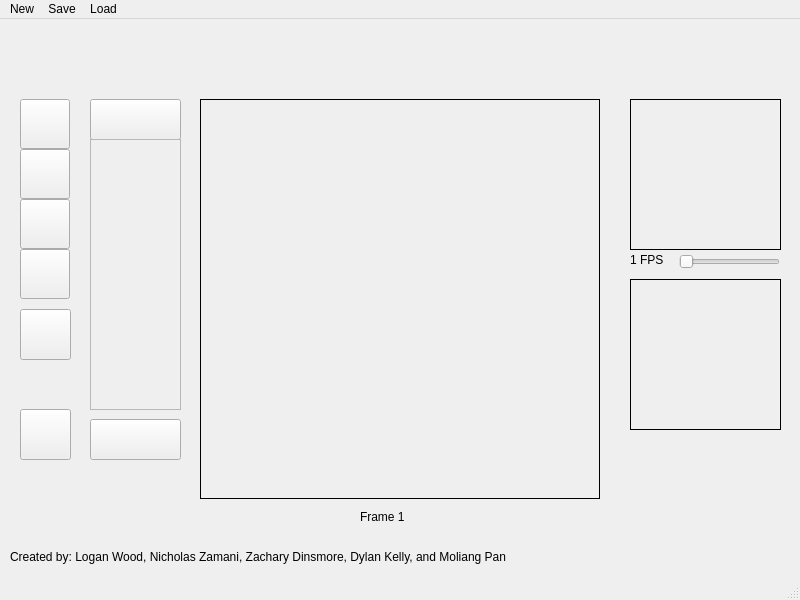
<?xml version="1.0" encoding="UTF-8"?>
<ui version="4.0">
 <class>MainWindow</class>
 <widget class="QMainWindow" name="MainWindow">
  <property name="geometry">
   <rect>
    <x>0</x>
    <y>0</y>
    <width>800</width>
    <height>600</height>
   </rect>
  </property>
  <property name="windowTitle">
   <string>MainWindow</string>
  </property>
  <widget class="QWidget" name="centralwidget">
   <widget class="CanvasLabel" name="canvas">
    <property name="geometry">
     <rect>
      <x>200</x>
      <y>80</y>
      <width>400</width>
      <height>400</height>
     </rect>
    </property>
    <property name="cursor">
     <cursorShape>CrossCursor</cursorShape>
    </property>
    <property name="frameShape">
     <enum>QFrame::Shape::Box</enum>
    </property>
    <property name="text">
     <string/>
    </property>
   </widget>
   <widget class="QPushButton" name="drawButton">
    <property name="geometry">
     <rect>
      <x>20</x>
      <y>80</y>
      <width>50</width>
      <height>50</height>
     </rect>
    </property>
    <property name="toolTip">
     <string>&lt;html&gt;&lt;head/&gt;&lt;body&gt;&lt;p&gt;Paint tool&lt;/p&gt;&lt;/body&gt;&lt;/html&gt;</string>
    </property>
    <property name="text">
     <string/>
    </property>
   </widget>
   <widget class="QPushButton" name="eraseButton">
    <property name="geometry">
     <rect>
      <x>20</x>
      <y>130</y>
      <width>50</width>
      <height>50</height>
     </rect>
    </property>
    <property name="toolTip">
     <string>&lt;html&gt;&lt;head/&gt;&lt;body&gt;&lt;p&gt;Erase Tool&lt;/p&gt;&lt;/body&gt;&lt;/html&gt;</string>
    </property>
    <property name="text">
     <string/>
    </property>
   </widget>
   <widget class="QPushButton" name="fillButton">
    <property name="geometry">
     <rect>
      <x>20</x>
      <y>180</y>
      <width>50</width>
      <height>50</height>
     </rect>
    </property>
    <property name="toolTip">
     <string>&lt;html&gt;&lt;head/&gt;&lt;body&gt;&lt;p&gt;Fill Tool&lt;/p&gt;&lt;/body&gt;&lt;/html&gt;</string>
    </property>
    <property name="text">
     <string/>
    </property>
   </widget>
   <widget class="QPushButton" name="addNewFrame">
    <property name="geometry">
     <rect>
      <x>90</x>
      <y>80</y>
      <width>91</width>
      <height>41</height>
     </rect>
    </property>
    <property name="toolTip">
     <string>&lt;html&gt;&lt;head/&gt;&lt;body&gt;&lt;p&gt;Add a frame to your project&lt;/p&gt;&lt;/body&gt;&lt;/html&gt;</string>
    </property>
    <property name="text">
     <string/>
    </property>
    <property name="iconSize">
     <size>
      <width>80</width>
      <height>80</height>
     </size>
    </property>
   </widget>
   <widget class="QPushButton" name="colorPicker">
    <property name="geometry">
     <rect>
      <x>20</x>
      <y>290</y>
      <width>51</width>
      <height>51</height>
     </rect>
    </property>
    <property name="toolTip">
     <string>&lt;html&gt;&lt;head/&gt;&lt;body&gt;&lt;p&gt;Color picker - select color you want from palette&lt;/p&gt;&lt;/body&gt;&lt;/html&gt;</string>
    </property>
    <property name="text">
     <string/>
    </property>
    <property name="iconSize">
     <size>
      <width>80</width>
      <height>80</height>
     </size>
    </property>
   </widget>
   <widget class="QSlider" name="fpsSlider">
    <property name="geometry">
     <rect>
      <x>679</x>
      <y>230</y>
      <width>101</width>
      <height>25</height>
     </rect>
    </property>
    <property name="toolTip">
     <string>&lt;html&gt;&lt;head/&gt;&lt;body&gt;&lt;p&gt;Change fps&lt;/p&gt;&lt;/body&gt;&lt;/html&gt;</string>
    </property>
    <property name="minimum">
     <number>1</number>
    </property>
    <property name="maximum">
     <number>30</number>
    </property>
    <property name="orientation">
     <enum>Qt::Orientation::Horizontal</enum>
    </property>
   </widget>
   <widget class="QLabel" name="fpsCountLabel">
    <property name="geometry">
     <rect>
      <x>630</x>
      <y>230</y>
      <width>51</width>
      <height>21</height>
     </rect>
    </property>
    <property name="text">
     <string>1 FPS</string>
    </property>
   </widget>
   <widget class="QPushButton" name="eyeDropperButton">
    <property name="geometry">
     <rect>
      <x>20</x>
      <y>230</y>
      <width>50</width>
      <height>50</height>
     </rect>
    </property>
    <property name="toolTip">
     <string>&lt;html&gt;&lt;head/&gt;&lt;body&gt;&lt;p&gt;Eye Dropper Tool - select a color from the canvas&lt;/p&gt;&lt;/body&gt;&lt;/html&gt;</string>
    </property>
    <property name="text">
     <string/>
    </property>
   </widget>
   <widget class="QScrollArea" name="scrollArea">
    <property name="geometry">
     <rect>
      <x>90</x>
      <y>120</y>
      <width>91</width>
      <height>271</height>
     </rect>
    </property>
    <property name="widgetResizable">
     <bool>true</bool>
    </property>
    <property name="alignment">
     <set>Qt::AlignmentFlag::AlignLeading|Qt::AlignmentFlag::AlignLeft|Qt::AlignmentFlag::AlignTop</set>
    </property>
    <widget class="QWidget" name="frames">
     <property name="geometry">
      <rect>
       <x>0</x>
       <y>0</y>
       <width>89</width>
       <height>269</height>
      </rect>
     </property>
    </widget>
   </widget>
   <widget class="QLabel" name="mainFrameNum">
    <property name="geometry">
     <rect>
      <x>360</x>
      <y>490</y>
      <width>58</width>
      <height>16</height>
     </rect>
    </property>
    <property name="text">
     <string>Frame 1</string>
    </property>
   </widget>
   <widget class="QPushButton" name="removeFrame">
    <property name="geometry">
     <rect>
      <x>90</x>
      <y>400</y>
      <width>91</width>
      <height>41</height>
     </rect>
    </property>
    <property name="toolTip">
     <string>&lt;html&gt;&lt;head/&gt;&lt;body&gt;&lt;p&gt;Remove currently selected frame from your project&lt;/p&gt;&lt;/body&gt;&lt;/html&gt;</string>
    </property>
    <property name="text">
     <string/>
    </property>
    <property name="iconSize">
     <size>
      <width>80</width>
      <height>80</height>
     </size>
    </property>
   </widget>
   <widget class="QLabel" name="canvas_background">
    <property name="geometry">
     <rect>
      <x>200</x>
      <y>80</y>
      <width>400</width>
      <height>400</height>
     </rect>
    </property>
    <property name="cursor">
     <cursorShape>CrossCursor</cursorShape>
    </property>
    <property name="text">
     <string/>
    </property>
   </widget>
   <widget class="QLabel" name="animationView">
    <property name="geometry">
     <rect>
      <x>630</x>
      <y>80</y>
      <width>151</width>
      <height>151</height>
     </rect>
    </property>
    <property name="toolTip">
     <string extracomment="Zoomed-to-fit animation view">&lt;html&gt;&lt;head/&gt;&lt;body&gt;&lt;p&gt;Zoomed to fit animation view&lt;/p&gt;&lt;/body&gt;&lt;/html&gt;</string>
    </property>
    <property name="toolTipDuration">
     <number>1</number>
    </property>
    <property name="frameShape">
     <enum>QFrame::Shape::Box</enum>
    </property>
    <property name="text">
     <string/>
    </property>
   </widget>
   <widget class="QLabel" name="trueSizeAnimation">
    <property name="geometry">
     <rect>
      <x>630</x>
      <y>260</y>
      <width>151</width>
      <height>151</height>
     </rect>
    </property>
    <property name="toolTip">
     <string extracomment="Actual-size animation view">&lt;html&gt;&lt;head/&gt;&lt;body&gt;&lt;p&gt;Real size animation view&lt;/p&gt;&lt;/body&gt;&lt;/html&gt;</string>
    </property>
    <property name="toolTipDuration">
     <number>1</number>
    </property>
    <property name="frameShape">
     <enum>QFrame::Shape::Box</enum>
    </property>
    <property name="lineWidth">
     <number>1</number>
    </property>
    <property name="text">
     <string/>
    </property>
    <property name="alignment">
     <set>Qt::AlignmentFlag::AlignCenter</set>
    </property>
   </widget>
   <widget class="QLabel" name="label">
    <property name="geometry">
     <rect>
      <x>10</x>
      <y>530</y>
      <width>551</width>
      <height>16</height>
     </rect>
    </property>
    <property name="text">
     <string>Created by: Logan Wood, Nicholas Zamani, Zachary Dinsmore, Dylan Kelly, and Moliang Pan</string>
    </property>
   </widget>
   <widget class="QPushButton" name="duplicateFrame">
    <property name="geometry">
     <rect>
      <x>20</x>
      <y>390</y>
      <width>51</width>
      <height>51</height>
     </rect>
    </property>
    <property name="toolTip">
     <string>&lt;html&gt;&lt;head/&gt;&lt;body&gt;&lt;p&gt;Duplicate frame on canvas to your project&lt;/p&gt;&lt;/body&gt;&lt;/html&gt;</string>
    </property>
    <property name="text">
     <string/>
    </property>
    <property name="iconSize">
     <size>
      <width>40</width>
      <height>40</height>
     </size>
    </property>
   </widget>
   <zorder>canvas_background</zorder>
   <zorder>canvas</zorder>
   <zorder>drawButton</zorder>
   <zorder>eraseButton</zorder>
   <zorder>fillButton</zorder>
   <zorder>addNewFrame</zorder>
   <zorder>colorPicker</zorder>
   <zorder>fpsSlider</zorder>
   <zorder>fpsCountLabel</zorder>
   <zorder>eyeDropperButton</zorder>
   <zorder>scrollArea</zorder>
   <zorder>mainFrameNum</zorder>
   <zorder>removeFrame</zorder>
   <zorder>animationView</zorder>
   <zorder>trueSizeAnimation</zorder>
   <zorder>label</zorder>
   <zorder>duplicateFrame</zorder>
  </widget>
  <widget class="QMenuBar" name="menubar">
   <property name="geometry">
    <rect>
     <x>0</x>
     <y>0</y>
     <width>800</width>
     <height>22</height>
    </rect>
   </property>
   <widget class="QMenu" name="menuSave">
    <property name="title">
     <string>Save</string>
    </property>
    <addaction name="saveAction"/>
   </widget>
   <widget class="QMenu" name="menuLoad">
    <property name="title">
     <string>Load</string>
    </property>
    <addaction name="loadAction"/>
   </widget>
   <widget class="QMenu" name="menuNew">
    <property name="title">
     <string>New</string>
    </property>
    <addaction name="newAction"/>
   </widget>
   <addaction name="menuNew"/>
   <addaction name="menuSave"/>
   <addaction name="menuLoad"/>
  </widget>
  <widget class="QStatusBar" name="statusbar"/>
  <action name="actionPen">
   <property name="text">
    <string>Pen</string>
   </property>
   <property name="toolTip">
    <string>A basic pen tool</string>
   </property>
   <property name="menuRole">
    <enum>QAction::MenuRole::NoRole</enum>
   </property>
  </action>
  <action name="newAction">
   <property name="text">
    <string>Open new project</string>
   </property>
  </action>
  <action name="saveAction">
   <property name="text">
    <string>Save Project</string>
   </property>
  </action>
  <action name="loadAction">
   <property name="text">
    <string>Open Project</string>
   </property>
  </action>
 </widget>
 <customwidgets>
  <customwidget>
   <class>CanvasLabel</class>
   <extends>QLabel</extends>
   <header>canvaslabel.h</header>
  </customwidget>
 </customwidgets>
 <resources/>
 <connections/>
</ui>
